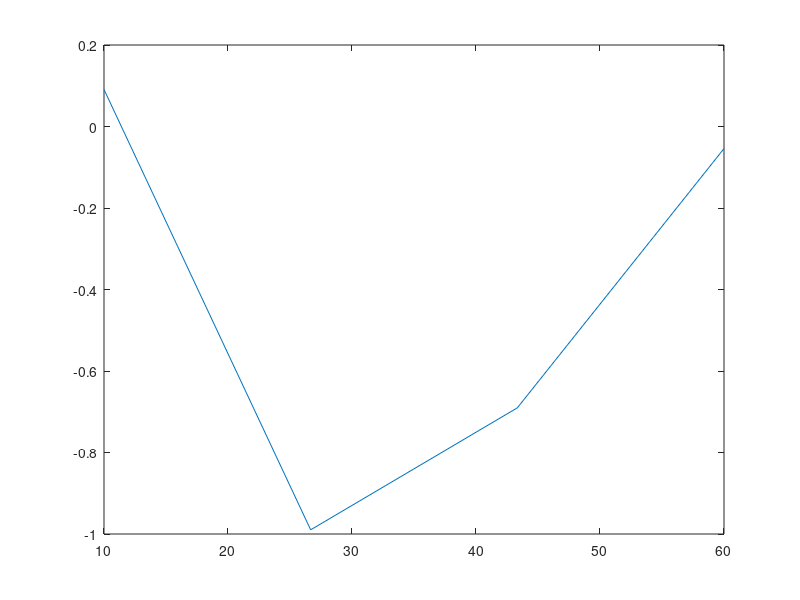

Source code (MATLAB):
%% Definition of variables
% Points with respect to axisymmetric surface center
cg=[0.3,0,3.]; % cg location
flap_centroid=[5, 0, 6]; % flap geometrical centroid location

% Control system limitations
phi_diff_max=deg2rad(10); % C.G. rotation system maximum rotation angle
dalpha_dt=0.2; % deg/s

% Relations between trim angle and C.G. offset, gebeund uit modnewtonian
alpha_max=25; % in degrees
cg_offset_max=1.284; % in meters, corresponds to alpha_max
CMY_A_max=-153.8; % at alpha_max

cgoffset_per_deg=cg_offset_max/alpha_max;
CMY_A_per_deg=CMY_A_max/alpha_max;

%% C.G. control section
phi_1=atan(cg(1)/cg(3)); % Default CG rotation offset angle
z_cg_max=cg(3)*tan(phi_1+phi_diff_max);
cg(1)=z_cg_max;
cg_alpha_trim_max=z_cg_max/cgoffset_per_deg

%% Flap control section
alpha_trim_flaps=alpha_max-cg_alpha_trim_max; % alpha_trim handled by flaps
CMY_A_trim_flaps=CMY_A_per_deg*alpha_trim_flaps; % CMY_A handled by flaps to trim to alpha_max
%alpha_flaps_range=linspace(cg_alpha_trim_max,alpha_max,3);
%CMY_A_flaps_range=CMY_A_per_deg*alpha_flaps_range;

flap_offset=flap_centroid-cg;

% Flap anglescg_alpha_trim_max
%theta=60; % surface inclination in degrees, w.r.t. body-symmetric axis (body frame)
theta_range=linspace(10,60,4);

q=2000; % Dynamic pressure
gamma=1.4;
M=30;

Cp_max = 2/(gamma*M^2)*((((gamma+1)^2*M^2)/(4*gamma*M^2-2*(gamma-1)))^(gamma/(gamma-1))*((1-gamma+2*gamma*M^2)/(gamma+1))-1);
flap_normal=[-cos(deg2rad(theta_range+alpha_max))',zeros(size(theta_range))',-sin(deg2rad(theta_range+alpha_max))'];
CR=flap_normal'*diag(-Cp_max*(sin(deg2rad(90+alpha_max+theta_range)).^2));

CM_flap=cross(repmat(flap_offset',1,length(theta_range)),CR); % CM delivered per flap

plot(theta_range,CM_flap(2,:)');